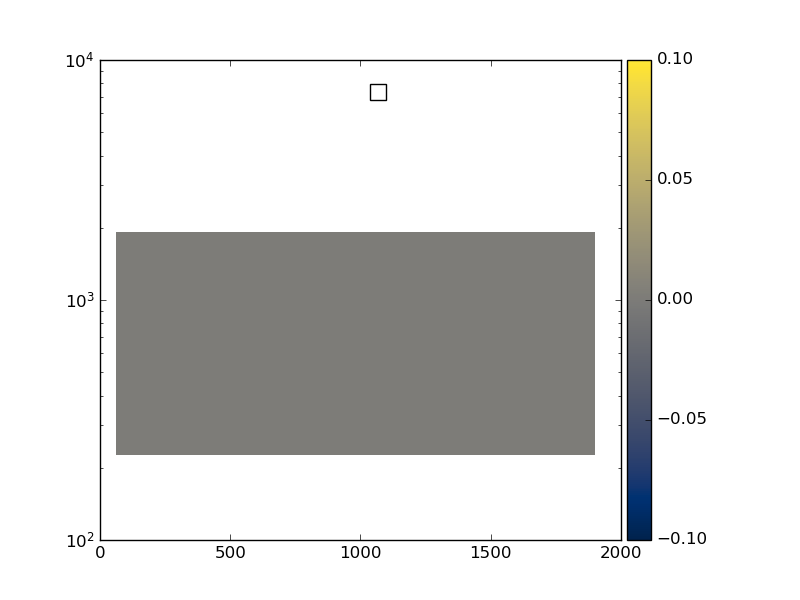

Recreate this plot in Python.
#! /usr/bin/env python

# This Python script was auto-generated using YODA v2.0.1.
# Analysis object: /WbWb_dilepton/m_bbll_mT_bb4l
# Timestamp: 27-02-2025 (11:02:16)

import matplotlib as mpl
import matplotlib.pyplot as plt
mpl.use('Agg') # comment out for interactive use
import os
import numpy as np

plotDir = os.path.split(os.path.realpath(__file__))[0]
if 'YODA_USER_PLOT_PATH' in globals():
    plot_outdir = globals()['YODA_USER_PLOT_PATH']
else:
    plot_outdir = plotDir

#plot style
plt.style.use(os.path.join(plotDir, '../default.mplstyle'))

plt.rcParams['text.usetex'] = False
plt.style.use(['classic'])
plt.rc('font', family='DejaVu Sans')
# plot metadata
figW, figH = plt.rcParams['figure.figsize']
ax_xLabel = r''
ax_yLabel = r''
ax_zLabel = r''
ax_title  = r''
ax_xScale = 'linear'
ax_yScale = 'log'
ax_zScale = 'linear'
yLims = (100, 1000)

# TeX-friendly labels for the legend
labels = [ r"S3beta\_Cluster\_WbWb\_dilepton\_170", r"S3beta\_Cluster\_WbWb\_dilepton\_160", r"S3beta\_Cluster\_WbWb\_dilepton\_165", r"S3beta\_Cluster\_WbWb\_dilepton\_175", r"S3beta\_Cluster\_WbWb\_dilepton\_180" ]

# Adjust canvas width and height
canvasW = 10
canvasH = 10
figW *= canvasW/10.
figH *= canvasH/9.

# Create figure and axis objects
fig, ax = plt.subplots(1, 1)

# Set figure margins
plt.subplots_adjust(
    left   = 1.0 * plt.rcParams['figure.subplot.left'],
    right  = 1.0 * plt.rcParams['figure.subplot.right'],
    top    = 1.0 * plt.rcParams['figure.subplot.top'],
    bottom = 1.0 * plt.rcParams['figure.subplot.bottom'])

ax.yaxis.set_minor_locator(mpl.ticker.LogLocator(
base=10.0, subs=[i for i in np.arange(0, 1, 0.1)], numticks=np.inf))

# Color map: curve index -> color
colors = {0: '#EE3311', 1: '#3366FF', 2: '#109618', 3: '#FF9900', 4: '#990099'}


# the numerical data is stored in a separate file
dataf = dict()
exec(open(os.path.split(__file__)[0] + '/m_bbll_mT_bb4l__data.py').read(), dataf)

legend_handles = dict() # keep track of handles for the legend
# reference data in main panel
cmap = 'cividis'
xbin_cent = np.unique(dataf['xpoints'])
ybin_cent = np.unique(dataf['ypoints'])
X, Y = np.meshgrid(xbin_cent, ybin_cent)
Z = np.array(dataf['zpoints']).reshape(X.shape[::-1])
pc = ax.pcolormesh(X, Y, Z.T, cmap=cmap, shading='auto')
cbar = fig.colorbar(pc, orientation='vertical', ax=ax, pad=0.01)
cbar.set_label(ax_zLabel)
# style options for curves
# starts at zorder>=5 to draw curve on top of legend

legend_pos = (0.5, 0.97)
ax.legend(legend_handles, labels, loc='upper left', bbox_to_anchor=legend_pos)

ax.set_xlabel(ax_xLabel)
ax.set_ylabel(ax_yLabel, loc='top')
ax.set_title(ax_title, loc='left')
ax.set_xscale(ax_xScale)
ax.set_yscale(ax_yScale)

# tick formatting
plt.rcParams['xtick.top'] = True
plt.rcParams['ytick.right'] = True
plt.savefig(os.path.join(plot_outdir, 'm_bbll_mT_bb4l.pdf'), format='PDF')
plt.savefig(os.path.join(plot_outdir, 'm_bbll_mT_bb4l.png'), format='PNG')

plt.close(fig)
